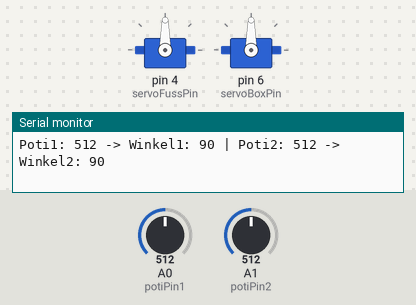
Simulated run of this sketch. Board: Arduino Uno, built with avr-gcc and run on an emulated ATmega328P. On the bench: 2 × servo, the last lines printed to the serial monitor. The inputs (shaded band) are chosen by the test bench; at power-on: A0 (potiPin1) = 512, A1 (potiPin2) = 512.

Above: at 1.2 s.
1.3 s: A0 (potiPin1) set to 562
At 2.3 s:
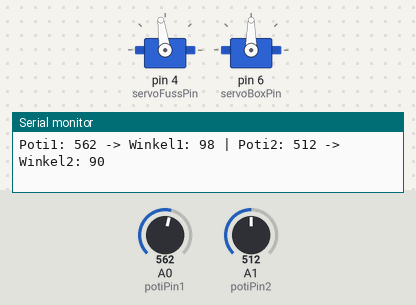
4.3 s: A0 (potiPin1) set to 575
At 4.8 s:
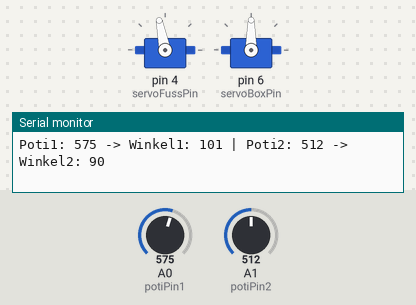
5.8 s: A1 (potiPin2) set to 716
At 6.6 s:
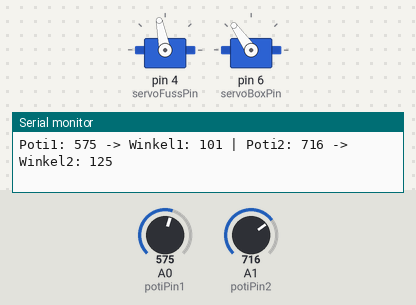
7.3 s: A1 (potiPin2) set to 900
At 8.5 s:
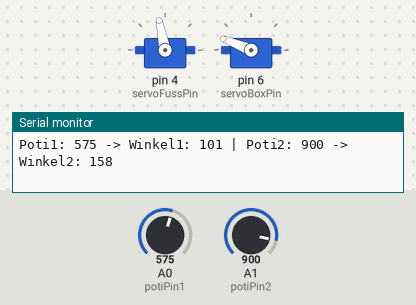
8.8 s: A1 (potiPin2) set to 987
At 10.0 s:
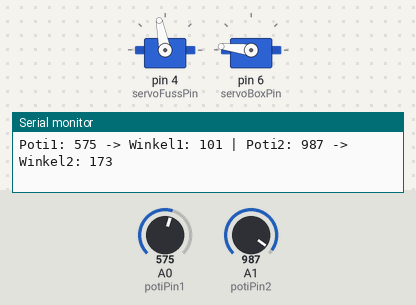
10.3 s: A1 (potiPin2) set to 1015
At 10.8 s:
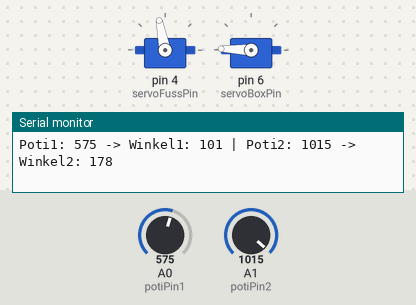
Timing chart, 0 to 13.3 s (numbered marks = the images above; inputs shaded):
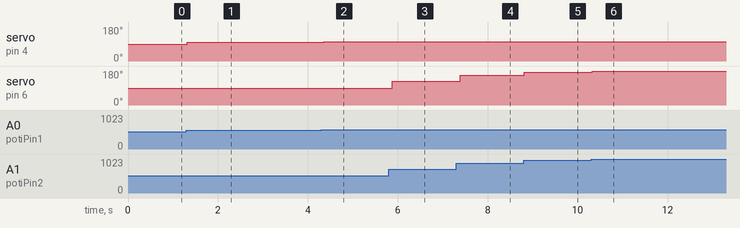

Measured:
- after the input at 1.3 s, servo on pin 4 (servoFussPin): 90° → 98° at once
- after the input at 4.3 s, servo on pin 4 (servoFussPin): 98° → 101° after 0.05 s
- after the input at 5.8 s, servo on pin 6 (servoBoxPin): 90° → 125° after 0.07 s
- after the input at 7.3 s, servo on pin 6 (servoBoxPin): 125° → 158° after 0.09 s
- after the input at 8.8 s, servo on pin 6 (servoBoxPin): 158° → 173° at once
- after the input at 10.3 s, servo on pin 6 (servoBoxPin): 173° → 178° at once

The sketch:

fernsteuerung.ino
```cpp
#include <Servo.h> // Bibliothek für die Steuerung von Servomotoren einbinden

Servo servoFuss; // Erstes Servo-Objekt erstellen
Servo servoBox; // Zweites Servo-Objekt erstellen

const int potiPin1 = A0; // Pin für das erste Potentiometer festlegen
const int potiPin2 = A1; // Pin für das zweite Potentiometer festlegen
const int servoFussPin = 4; // Pin für das erste Servo festlegen
const int servoBoxPin = 6; // Pin für das zweite Servo festlegen

const int delta = 2; // Schwelle, ab wann sich das Servo bewegen soll

int letzterWinkel1 = 90; // Startwinkel für das erste Servo
int letzterWinkel2 = 90; // Startwinkel für das zweite Servo

void setup() {
  Serial.begin(9600); // Serielle Verbindung starten (für Ausgaben am PC)
  servoFuss.attach(servoFussPin); // Erstes Servo mit Pin verbinden
  servoBox.attach(servoBoxPin); // Zweites Servo mit Pin verbinden
  servoFuss.write(letzterWinkel1); // Erstes Servo auf Startwinkel setzen
  servoBox.write(letzterWinkel2); // Zweites Servo auf Startwinkel setzen
}

void loop() {
  int potiWert1 = analogRead(potiPin1); // Wert vom ersten Potentiometer auslesen
  int potiWert2 = analogRead(potiPin2); // Wert vom zweiten Potentiometer auslesen

  int winkel1 = map(potiWert1, 0, 1023, 0, 180); // Wert in Winkel für servoFuss umrechnen
  int winkel2 = map(potiWert2, 0, 1023, 0, 180); // Wert in Winkel für servoBox umrechnen

  // servoFuss nur bewegen, wenn sich der Winkel genug geändert hat
  if (abs(winkel1 - letzterWinkel1) > delta) {
    servoFuss.write(winkel1); // Neues Winkel an servoFuss senden
    letzterWinkel1 = winkel1; // Winkel merken
  }

  // servoBox nur bewegen, wenn sich der Winkel genug geändert hat
  if (abs(winkel2 - letzterWinkel2) > delta) {
    servoBox.write(winkel2); // Neues Winkel an servoBox senden
    letzterWinkel2 = winkel2; // Winkel merken
  }

  // Werte auf dem Computer anzeigen
  Serial.print("Poti1: "); // Text ausgeben
  Serial.print(potiWert1); // Wert vom ersten Potentiometer ausgeben
  Serial.print(" -> Winkel1: "); // Text ausgeben
  Serial.print(winkel1); // Winkel vom Servo Fuss ausgeben
  Serial.print(" | Poti2: "); // Text ausgeben
  Serial.print(potiWert2); // Wert vom zweiten Potentiometer ausgeben
  Serial.print(" -> Winkel2: "); // Text ausgeben
  Serial.println(winkel2); // Winkel vom Servo Box ausgeben und Zeile beenden

  delay(100); // 0,1 Sekunden warten, bevor alles wiederholt wird
}
```
